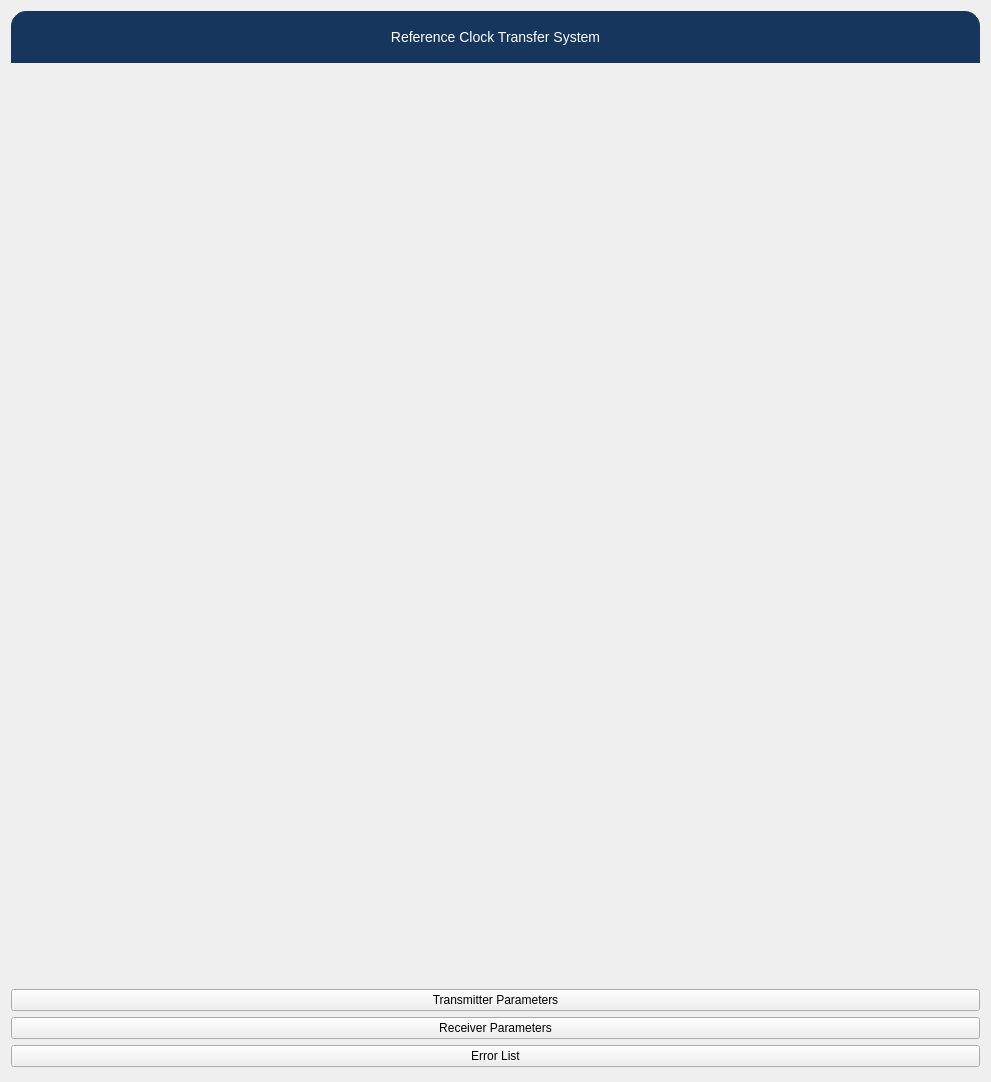
<?xml version="1.0" encoding="UTF-8"?>
<ui version="4.0">
 <class>Form</class>
 <widget class="QWidget" name="Form">
  <property name="geometry">
   <rect>
    <x>0</x>
    <y>0</y>
    <width>991</width>
    <height>1082</height>
   </rect>
  </property>
  <property name="sizePolicy">
   <sizepolicy hsizetype="Expanding" vsizetype="Preferred">
    <horstretch>0</horstretch>
    <verstretch>0</verstretch>
   </sizepolicy>
  </property>
  <property name="minimumSize">
   <size>
    <width>991</width>
    <height>1082</height>
   </size>
  </property>
  <property name="maximumSize">
   <size>
    <width>991</width>
    <height>1082</height>
   </size>
  </property>
  <property name="windowTitle">
   <string>Form</string>
  </property>
  <layout class="QVBoxLayout" name="verticalLayout_2">
   <item>
    <layout class="QVBoxLayout" name="verticalLayout">
     <item>
      <widget class="PyDMLabel" name="PyDMLabel">
       <property name="font">
        <font>
         <pointsize>-1</pointsize>
        </font>
       </property>
       <property name="contextMenuPolicy">
        <enum>Qt::ActionsContextMenu</enum>
       </property>
       <property name="toolTip">
        <string/>
       </property>
       <property name="styleSheet">
        <string notr="true">QLabel {
    qproperty-alignment: AlignCenter;
    border: 1px solid #FF17365D;
    border-top-left-radius: 15px;
    border-top-right-radius: 15px;
    background-color: #FF17365D;
    padding: 5px 0px;
    color: rgb(255, 255, 255);
    max-height: 40px;
    font-size: 14px;
}</string>
       </property>
       <property name="text">
        <string>Reference Clock Transfer System</string>
       </property>
       <property name="alignment">
        <set>Qt::AlignCenter</set>
       </property>
      </widget>
     </item>
     <item>
      <widget class="PyDMEmbeddedDisplay" name="PyDMEmbeddedDisplay">
       <property name="minimumSize">
        <size>
         <width>971</width>
         <height>914</height>
        </size>
       </property>
       <property name="maximumSize">
        <size>
         <width>971</width>
         <height>914</height>
        </size>
       </property>
       <property name="toolTip">
        <string/>
       </property>
       <property name="filename" stdset="0">
        <string>Rfof_State.ui</string>
       </property>
      </widget>
     </item>
    </layout>
   </item>
   <item>
    <widget class="PyDMRelatedDisplayButton" name="PyDMRelatedDisplayButton">
     <property name="toolTip">
      <string/>
     </property>
     <property name="text">
      <string>Transmitter Parameters</string>
     </property>
     <property name="filenames" stdset="0">
      <stringlist>
       <string>Rfof_Transmitter.ui</string>
      </stringlist>
     </property>
     <property name="titles" stdset="0">
      <stringlist/>
     </property>
     <property name="openInNewWindow" stdset="0">
      <bool>true</bool>
     </property>
    </widget>
   </item>
   <item>
    <widget class="PyDMRelatedDisplayButton" name="PyDMRelatedDisplayButton_2">
     <property name="toolTip">
      <string/>
     </property>
     <property name="text">
      <string>Receiver Parameters</string>
     </property>
     <property name="filenames" stdset="0">
      <stringlist>
       <string>Rfof_Receiver.ui</string>
      </stringlist>
     </property>
     <property name="titles" stdset="0">
      <stringlist/>
     </property>
     <property name="openInNewWindow" stdset="0">
      <bool>true</bool>
     </property>
    </widget>
   </item>
   <item>
    <widget class="PyDMRelatedDisplayButton" name="PyDMRelatedDisplayButton_3">
     <property name="toolTip">
      <string/>
     </property>
     <property name="text">
      <string>Error List</string>
     </property>
     <property name="filenames" stdset="0">
      <stringlist>
       <string>Rfof_Errors.ui</string>
      </stringlist>
     </property>
     <property name="openInNewWindow" stdset="0">
      <bool>true</bool>
     </property>
    </widget>
   </item>
  </layout>
 </widget>
 <customwidgets>
  <customwidget>
   <class>PyDMLabel</class>
   <extends>QLabel</extends>
   <header>pydm.widgets.label</header>
  </customwidget>
  <customwidget>
   <class>PyDMEmbeddedDisplay</class>
   <extends>QFrame</extends>
   <header>pydm.widgets.embedded_display</header>
  </customwidget>
  <customwidget>
   <class>PyDMRelatedDisplayButton</class>
   <extends>QPushButton</extends>
   <header>pydm.widgets.related_display_button</header>
  </customwidget>
 </customwidgets>
 <resources/>
 <connections/>
</ui>
